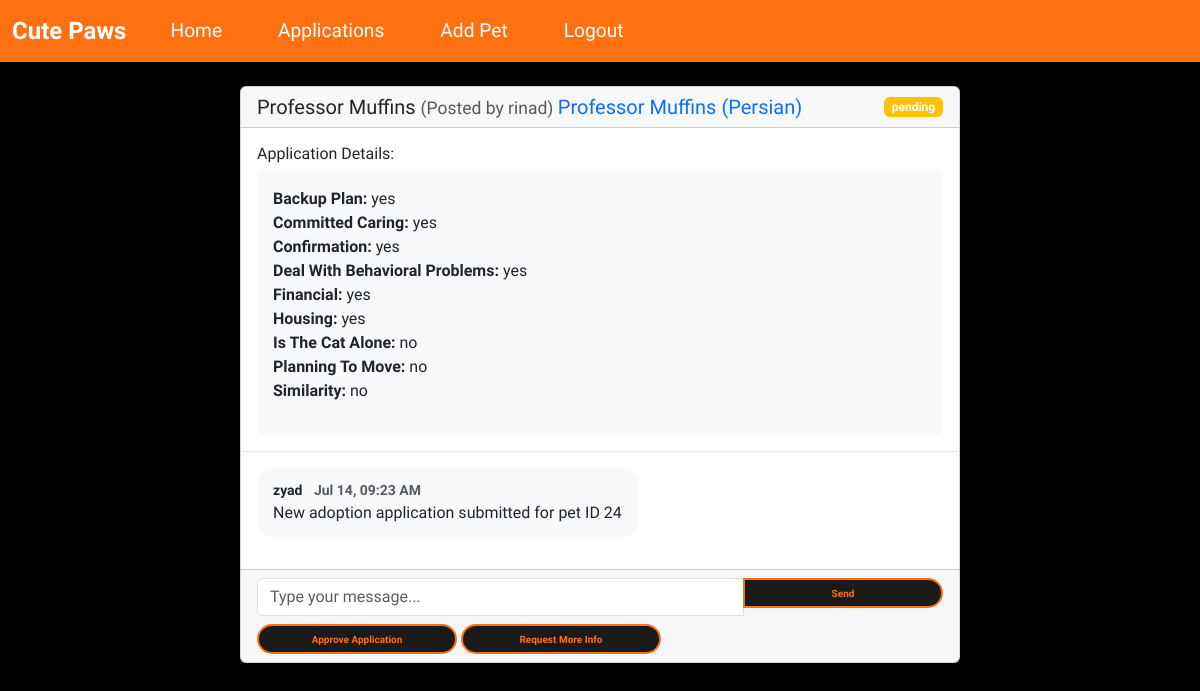
The page /messages/1 (signed in) on the database its author committed.
### wepsite/models.py (models this page shows)
class Pet(db.Model):
    id             = db.Column(db.Integer, primary_key=True)
    name           = db.Column(db.String(100))
    age            = db.Column(db.Integer)
    breed          = db.Column(db.String(100))
    description    = db.Column(db.Text)
    city           = db.Column(db.String(100))  # Changed from location to city
    image_filename = db.Column(db.String(200))
    is_adopted     = db.Column(db.Boolean, default=False)
    is_deleted = db.Column(db.Boolean, default=False)
    adoption_date = db.Column(db.DateTime)
    posted_by      = db.Column(db.Integer, db.ForeignKey('user.id'))
    poster = db.relationship('User', foreign_keys=[posted_by])
    applications = db.relationship(
        'AdoptionApplication',
        backref="pet",
        lazy=True,
        cascade="all, delete-orphan"
    )

class User(db.Model, UserMixin):
    id         = db.Column(db.Integer, primary_key=True)
    email      = db.Column(db.String(150), unique=True, nullable=False)
    password   = db.Column(db.String(150), nullable=False)
    first_name = db.Column(db.String(150), nullable=False)
    is_admin   = db.Column(db.Boolean, default=False)

class AdoptionApplication(db.Model):
    id = db.Column(db.Integer, primary_key=True)
    pet_id = db.Column(db.Integer, db.ForeignKey('pet.id'))
    user_id = db.Column(db.Integer, db.ForeignKey('user.id'))
    application_date = db.Column(db.DateTime, default=func.now())
    answers = db.Column(db.Text)
    status = db.Column(db.String(20), default='pending')
    messages = db.relationship(
        'Message',
        backref='application',
        lazy=True,
        cascade="all, delete-orphan"
    )

class Message(db.Model):
    id = db.Column(db.Integer, primary_key=True)
    application_id = db.Column(db.Integer, db.ForeignKey('adoption_application.id'))
    sender_id = db.Column(db.Integer, db.ForeignKey('user.id'))
    content = db.Column(db.Text)
    timestamp = db.Column(db.DateTime, default=func.now())
    is_read = db.Column(db.Boolean, default=False)
    sender = db.relationship('User', foreign_keys=[sender_id])
    is_deleted = db.Column(db.Boolean, default=False)

### wepsite/views.py (the view, shortened to what this page needs)
@views.route('/messages/<int:application_id>', methods=['GET', 'POST'])
@login_required
def messages(application_id):
    application = AdoptionApplication.query.get_or_404(application_id)
    if current_user.id is None or application.user_id is None or (current_user.id != application.user_id and not current_user.is_admin):
        flash("You don't have permission to view these messages.", "error")
        return redirect(url_for('views.home'))
    messages = Message.query.filter_by(application_id=application_id).order_by(Message.timestamp).all()
    messages_to_update = []
    for msg in messages:
        if msg.sender_id != current_user.id and not msg.is_read:
            msg.is_read = True
            messages_to_update.append(msg)
    if messages_to_update:
        db.session.commit()
    if current_user.is_admin:
        applications = AdoptionApplication.query.join(Pet).filter(
            Pet.posted_by == current_user.id
        ).all()
    else:
        applications = AdoptionApplication.query.filter_by(user_id=current_user.id).order_by(AdoptionApplication.id.desc()).all()
    for app in applications:
        app.unread = Message.query.filter(
            Message.application_id == app.id,
            Message.sender_id != current_user.id,
            Message.is_read == False
        ).count()
    return render_template(
        'messages.html',
        user=current_user,
        messages=messages,
        application=application,
        pet=application.pet,
        applications=applications  # Pass applications with unread counts
    )

### wepsite/templates/messages.html (shortened to what this page needs)
{% extends "base.html" %}
{% block content %}
<div class="container mt-4">
    <div class="row">
        <div class="col-md-8 mx-auto">
            <div class="card">
                <div class="card-header d-flex justify-content-between align-items-center">
                    <div>
                        <h5 class="mb-0">
                            {% if application.pet and not application.pet.is_deleted %}
                                {{ application.pet.name }}
                                <small class="text-muted">
                                (Posted by {{ application.pet.poster.first_name }})
                                </small>
                                <a href="{{ url_for('views.pet_detail', pet_id=application.pet.id) }}" class="text-decoration-none">
                                    {{ application.pet.name }} ({{ application.pet.breed }})
                                </a>
                            {% else %}
                                <span class="text-muted">Archived Pet Conversation</span>
                            {% endif %}
                        </h5>
                    </div>
                    <span class="badge bg-{{ 'success' if application.status == 'approved' else 'warning' if application.status == 'pending' else 'secondary' }}">
                        {{ application.status }}
                    </span>
                </div>
                {% if current_user.is_admin and application.answers %}
                <div class="card-body border-bottom">
                    <h6>Application Details:</h6>
                    <div class="bg-light p-3 rounded">
                        {% set answers = application.answers|from_json %}
                        <ul class="list-unstyled">
                            {% for question, answer in answers.items() %}
                                <li><strong>{{ question|replace('_', ' ')|title }}:</strong> {{ answer }}</li>
                            {% endfor %}
                        </ul>
                    </div>
                </div>
                {% endif %}
                <div class="card-body message-container" style="max-height: 500px; overflow-y: auto;">
                    {% for msg in messages %}
                        <div class="mb-3 message" data-message-id="{{ msg.id }}">
                            <div class="d-flex justify-content-{{ 'end' if msg.sender_id == current_user.id else 'start' }}">
                                <div class="message-bubble {{ 'bg-primary text-white' if msg.sender_id == current_user.id else 'bg-light' }}">
                                    <small class="d-block fw-bold">
                                        {{ msg.sender.first_name }}
                                        <span class="text-muted ms-2">{{ msg.timestamp.strftime('%b %d, %I:%M %p') }}</span>
                                    </small>
                                    <p class="mb-0">{{ msg.content }}</p>
                                </div>
                            </div>
                        </div>
                    {% endfor %}
                </div>
                <div class="card-footer">
                    {% if application.status != 'archived' and (not application.pet or not application.pet.is_deleted) %}
                    <form id="message-form" method="POST" action="{{ url_for('views.messages', application_id=application.id) }}">
                        <div class="input-group">
                            <input type="text" name="message" class="form-control" placeholder="Type your message..." required>
                            <button type="submit" class="btn btn-primary">Send</button>
                        </div>
                        {% if current_user.is_admin %}
                        <div class="mt-2">
                            <button type="button" class="btn btn-sm btn-outline-success quick-reply" data-reply="approved">
                                Approve Application
                            </button>
                            <button type="button" class="btn btn-sm btn-outline-warning quick-reply" data-reply="questions">
                                Request More Info
                            </button>
                        </div>
                        {% endif %}
                    </form>
                    {% else %}
                        <div class="alert alert-warning">
                            This conversation is archived and no longer active.
                        </div>
                    {% endif %}
                </div>
            </div>
        </div>
    </div>
</div>
{% endblock %}

### wepsite/templates/base.html (style rules this page uses)
body { background-color: #000000; font-family: "Saira", sans-serif; font-optical-sizing: auto; color: #fff; margin: 0; padding: 0; height: 100vh; }
.btn { border-radius: 35px; width: 200px; height: 30px; border: 2px solid #fe7113; background-color: #1a1a1a; color: #fe7113; font-size: 10px; font-weight: bold; cursor: pointer; }

### wepsite/templates/messages.html (style rules this page uses)
.message-bubble { max-width: 70%; padding: 0.75rem 1rem; border-radius: 1rem; word-break: break-word; }

### rows shown on the page
Pet: pet.name "Professor Muffins", pet.breed "Persian"
User: pet.poster.first_name "rinad"
AdoptionApplication: status "pending"
Message: sender.first_name "zyad", timestamp "Jul 14, 09:23 AM", content "New adoption application submitted for pet ID 24"

### other values the page prints
{{ question|replace('_', ' ')|title }} "Backup Plan" "Committed Caring" "Confirmation" "Deal With Behavioral Problems" "Financial" "Housing" "Is The Cat Alone" "Planning To Move" "Similarity"
{{ answer }} "yes" "yes" "yes" "yes" "yes" "yes" "no" "no" "no"
